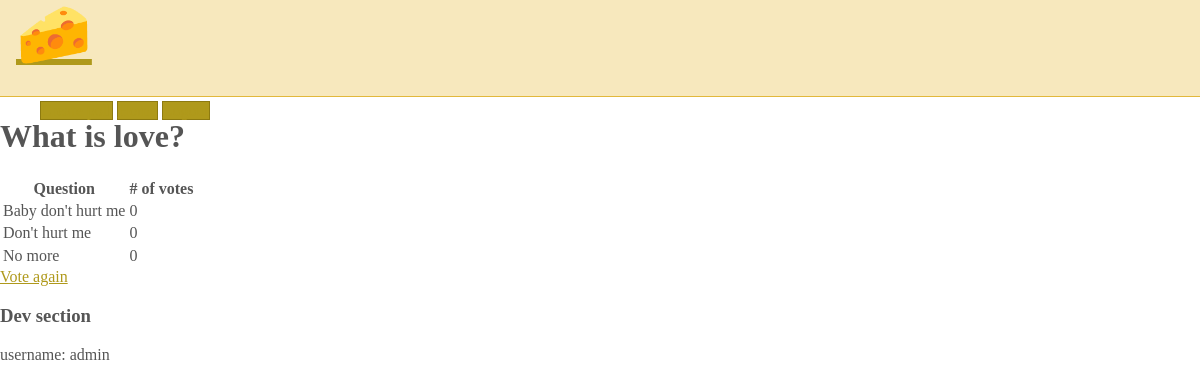
Screenshot of /3/results/ (signed in) with the database file from the repository.
### polls/models.py (models this page shows, shortened)
class Question(models.Model):
	question_text = models.CharField(max_length=200)
	pub_date = models.DateTimeField('date published')
	owner = models.ForeignKey(User, on_delete=models.CASCADE)

class Choice(models.Model):
	question = models.ForeignKey(Question, on_delete=models.CASCADE)
	choice_text = models.CharField(max_length=200)
	votes = models.IntegerField(default=0)

### polls/views.py (the view)
# urls.py: path('<int:question_id>/results/', views.results, name='results'),
def results(request, question_id):
	question = get_object_or_404(Question, pk=question_id)
	return render(request, 'polls/results.html', {'question': question})

### polls/templates/polls/results.html
{% extends 'base.html' %}
{% block content %}
<h1>{{ question.question_text }}</h1>
{% if question.choice_set.count > 0 %}
<table>
    <thead>
        <tr>
            <th>Question</th>
            <th># of votes</th>
        </tr>
    </thead>
    <tbody>
    {% for choice in question.choice_set.all %}
        <tr>
            <td>{{ choice.choice_text }}</td><td>{{ choice.votes }}</td>
        </tr>
    {% endfor %}
    </tbody>
</table>
{% else %}
<p>No choices for this question</p>
{% endif %}
<a href="{% url 'polls:detail' question.id %}">Vote again</a>
{% endblock %}

### polls/templates/base.html (shortened to what this page needs)
{% load static %}
<!DOCTYPE html>
<html lang="en">
<head>
    <link rel="stylesheet" href="https://cdnjs.cloudflare.com/ajax/libs/normalize/8.0.1/normalize.css" />
    <link rel="stylesheet" href="https://cdnjs.cloudflare.com/ajax/libs/milligram/1.4.1/milligram.css" />
    <link rel="stylesheet" type="text/css" href="{% static 'polls/style.css' %}" />
</head>
<body>
    <nav>
        <div class="container">
            <a class="logo" href="{% url 'polls:index' %}">🧀</a>
            <ul class="navigation-list float-right">
                <li><a class="button" href="{% url 'polls:create' %}">Create poll</a></li>
                <li><a class="button" href="{% url 'polls:index' %}">Home</a></li>
                {% if user.is_authenticated %}
                <li><a class="button" href="/logout">Logout</a></li>
                {% else %}
                <li><a class="button" href="/login">Login</a></li>
                {% endif %}
            </ul>
        </div>
    </nav>
    <div class="container">
        {% block content %}{% endblock %}
    </div>
    <div class="container">
        <h3>Dev section</h3>
        username: {{ user.username|default:'not logged in' }}
    </div>
</body>
</html>

### polls/static/polls/style.css (style rules this page uses)
body { color: #555; }
a { color: #af991b; }
nav { background-color: #f7e8bd; border-bottom: .1rem solid #e2b83b; height: 6rem; margin-bottom: 1rem; }
nav .logo { font-size: 3.8rem; padding-left: 1rem; }
nav .navigation-list { list-style-type: none; padding-top: 1rem; }
nav .navigation-list > li { display: inline; margin-top: 10px; }
.button, button, input[type="button"], input[type="reset"], input[type="submit"] { background-color: #af991b; border: 0.1rem solid #8d7a10; }

### rows the page displays
Question: question_text "What is love?"
Choice: choice_text "Baby don't hurt me", votes "0"
Choice: choice_text "Don't hurt me", votes "0"
Choice: choice_text "No more", votes "0"

### other values shown
{{ user.username|default:'not logged in' }} "admin"
